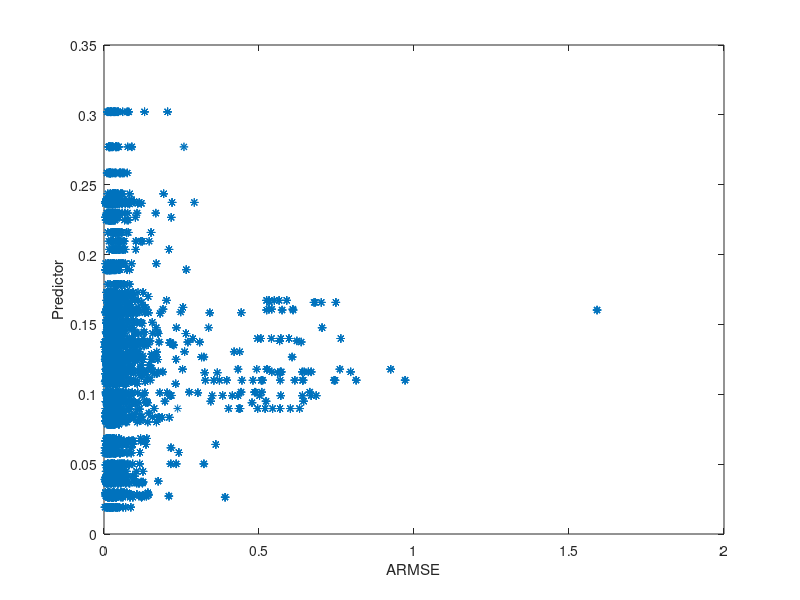
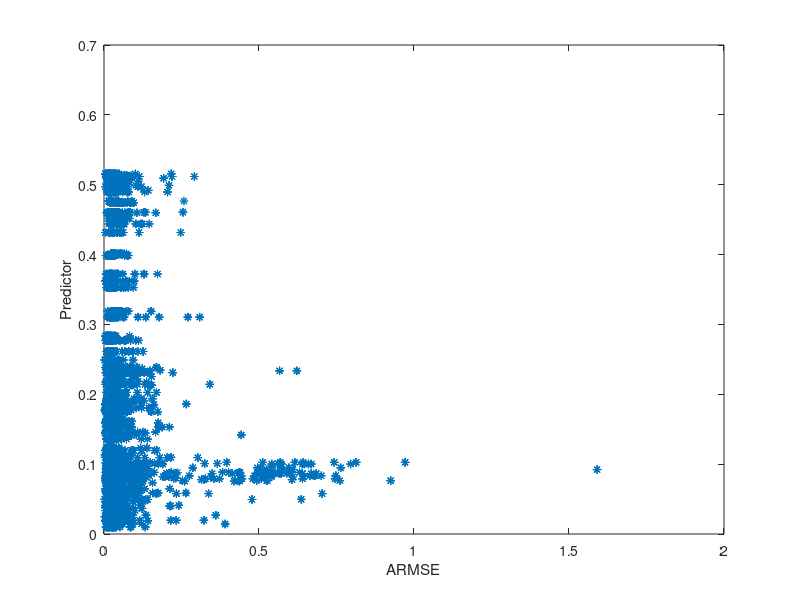
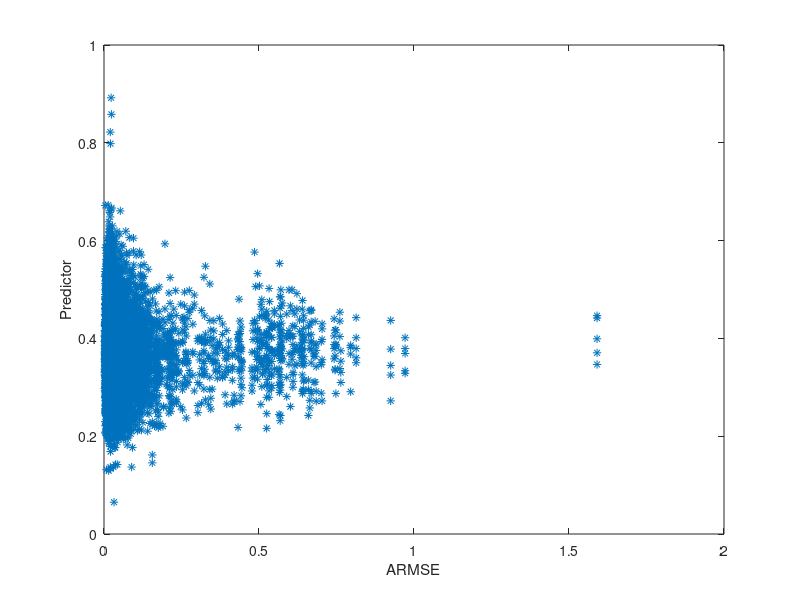
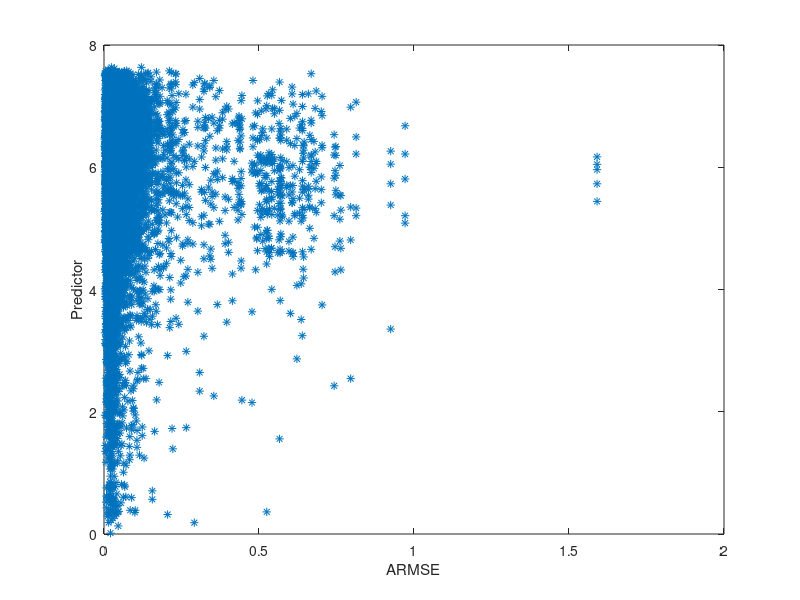

The MATLAB source for these figures, in order: (Note: this script raises an error after producing the figures.)
close all;
load('2011_09_26_drive_0046_sync_learnedPredSpaceIter25Step.mat')
%scatter(learnedPredSpace.weights, zeros(1, length(learnedPredSpace.weights)))

%%
close all;
pruneWeightsIdx = learnedPredSpace.predVectors(1,:) == 0 | learnedPredSpace.predVectors(2,:) == 0 | learnedPredSpace.predVectors(3,:) == 0 | learnedPredSpace.predVectors(4,:) == 0 | learnedPredSpace.predVectors(5,:) == 0 | learnedPredSpace.predVectors(6,:) == 0 | learnedPredSpace.predVectors(7,:) == 0;

learnedPredSpace.weights = learnedPredSpace.weights(~pruneWeightsIdx);
learnedPredSpace.predVectors = learnedPredSpace.predVectors(:,~pruneWeightsIdx);


for i = 1:size(learnedPredSpace.predVectors,1)
    A = [learnedPredSpace.weights' ones(length(learnedPredSpace.weights),1)];
    x = (A'*A)\(A'*learnedPredSpace.predVectors(i,:)');
    x(1)
    figure
    plot(learnedPredSpace.weights, learnedPredSpace.predVectors(i,:), '*')
    hold on
    uniqueWeights = unique(learnedPredSpace.weights);
%     meanPredictors = NaN(1, length(uniqueWeights));
%     for w = 1:length(uniqueWeights)
%         meanPredictors(w) = median(learnedPredSpace.predVectors(i,learnedPredSpace.weights==uniqueWeights(w)));
%     end
%     plot(uniqueWeights, meanPredictors, 'r*');
    xlabel('ARMSE')
    ylabel('Predictor')
end


% subplot(5,2,7)
% subplot(5,2,8)
% plot(learnedPredSpace.weights, learnedPredSpace.predVectors(8,:), '*')
% subplot(5,2,9)
% plot(learnedPredSpace.weights, learnedPredSpace.predVectors(9,:), '*')

%%
%Perform 10 fold cross validation
kTestList = 25:100;

lw = length(learnedPredSpace.weights);
numBuckets = 10;
skip = floor(lw/numBuckets);
buckets = [1:skip:lw - mod(lw, numBuckets); skip:skip:lw];

kAvgErr = NaN(numBuckets, length(kTestList));
%
for b_i = 1:size(buckets,2)
    b_i
    trainIdx = [];
    testIdx = buckets(1,b_i):buckets(2,b_i);
    for btemp = 1:size(buckets,2)
        if btemp ~= b_i
            trainIdx =  [trainIdx buckets(1,btemp):buckets(2,btemp)];
        end
    end
    trainVectors = learnedPredSpace.predVectors(:, trainIdx)';
    trainWeights = learnedPredSpace.weights(trainIdx)';
    testVectors = learnedPredSpace.predVectors(:, testIdx)';
    testWeights = learnedPredSpace.weights(testIdx)';
    
    searchObject = KDTreeSearcher(trainVectors);
    
    for k_i = 1:length(kTestList)
        k = kTestList(k_i);
        idx = knnsearch(searchObject, testVectors, 'K', k);
        
    	predictedWeights = mean(trainWeights(idx),2);
        kAvgErr(b_i,k_i) = mean(abs(predictedWeights - testWeights));
    end
end
mean(kAvgErr, 1)
plot(mean(kAvgErr, 1))
